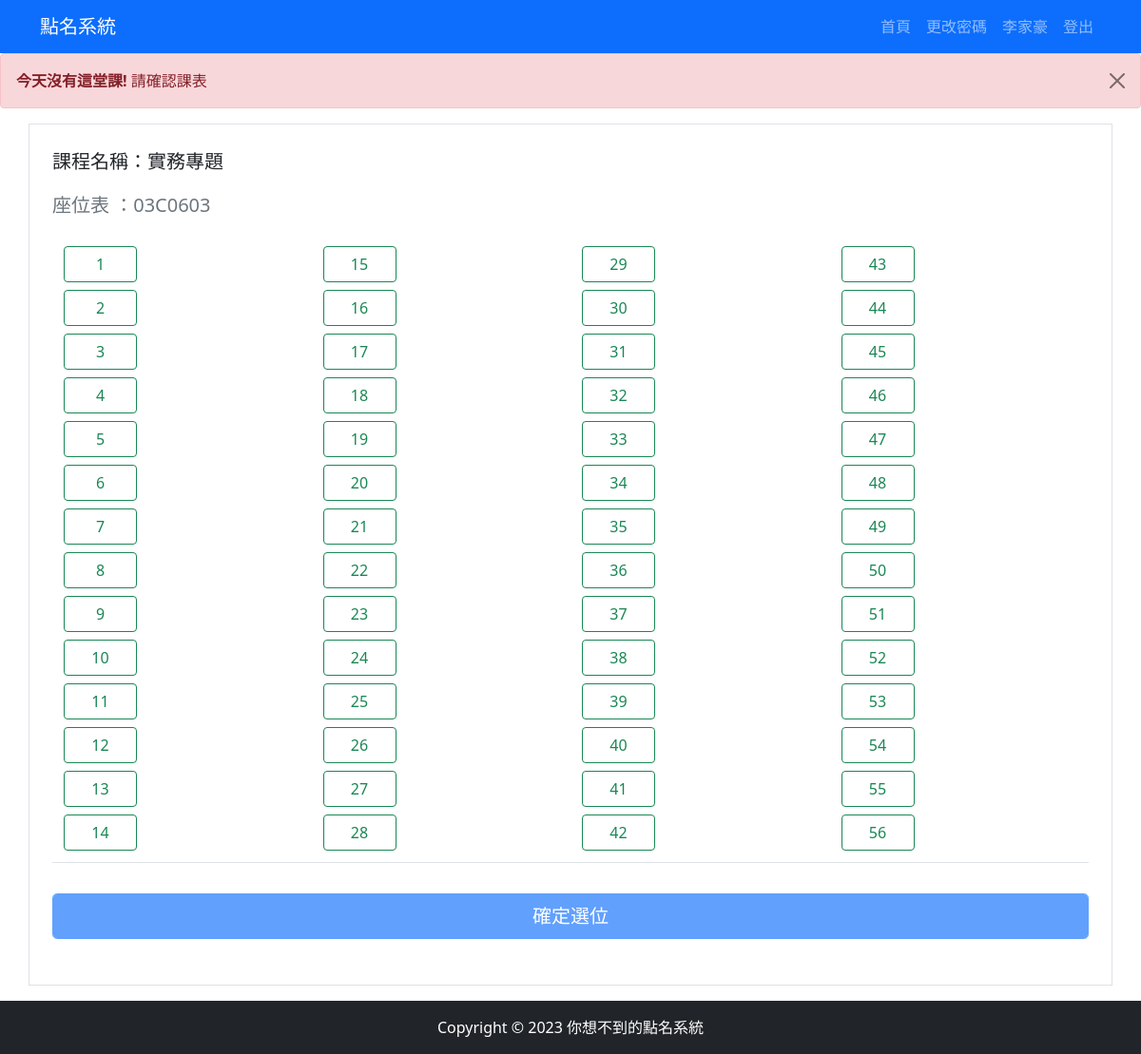
/course/實務專題/ (signed in), run on the app's committed database.
### loginapp/models.py (models this page shows, shortened)
class Student(models.Model):
    className = models.CharField(max_length=20, verbose_name='班級名稱')
    studentID = models.CharField(max_length=10, primary_key=True, verbose_name='學號')
    name = models.CharField(max_length=30, verbose_name='姓名')
    password = models.CharField(max_length=128, verbose_name='密碼')
    email = models.EmailField(max_length=254, verbose_name='email')
    is_student = models.BooleanField(default=True)
    is_teacher = models.BooleanField(default=False)
    def __str__(self):
        return self.name
    class Meta:
        verbose_name = '學生'
        verbose_name_plural = '學生列表'

class Course(models.Model):
    course_key = models.CharField(
        max_length=20, primary_key=True, default="", verbose_name="課程代碼")  # 課程代碼
    teacher_key = models.ForeignKey(
        Teacher, on_delete=models.CASCADE, verbose_name="教師代碼")  # 教師代碼
    course_name = models.CharField(max_length=20, verbose_name="課程名稱")  # 課程名稱
    department = models.CharField(max_length=20, verbose_name="科系")  # 科系
    course_grade = models.CharField(max_length=20, verbose_name="年級")  # 年級
    course_className = models.CharField(max_length=20, verbose_name="班別")  # 班別
    classroom = models.ForeignKey(
        Classroom, on_delete=models.CASCADE, verbose_name="教室代碼")  # 教室代碼
    seat = models.IntegerField(default=0, verbose_name="座位")  # 座位
    DAY_CHOICES = [
        (1, '星期一'),
        (2, '星期二'),
        (3, '星期三'),
        (4, '星期四'),
        (5, '星期五'),
        (6, '星期六'),
        (7, '星期天'),
    ]
    day_of_week = models.IntegerField(choices=DAY_CHOICES, default=1)
    class_time = models.TimeField(null=True, blank=True)  # 上課時間，默认为null，可以为空
    def __str__(self):
        return self.course_name
    class Meta:
        verbose_name = '課程'
        verbose_name_plural = '課程列表'

class Classroom(models.Model):
    classroom_key = models.CharField(max_length=20, primary_key=True, verbose_name='教室代碼')
    seat = models.IntegerField(default=0, verbose_name='座位')
    class Meta:
        verbose_name = '教室'
        verbose_name_plural = '教室列表'

### loginapp/views.py (the view, shortened to what this page needs)
# urls.py: path('course/<str:subject>/', views.course, name='course'),
def course(request, subject):
    username = request.session.get('username')
    position = request.session.get('position')
    current_time = datetime.now()
    if position == 'student':
        course_selection = Course_Selection.objects.filter(studentID=username)
        username2 = Student.objects.get(studentID=username)
    else:
        course = Course.objects.filter(teacher_key=username)
        username2 = Teacher.objects.get(teacher_key=username)
    seats_per_column = [57, 54, 50, 40, 30, 20, 10]
    print('username:', username2)
    print(subject)
    try:
        course = Course.objects.get(course_name=subject)
        courses = Course.objects.filter(course_name=subject)
        students = Course_Selection.objects.filter(
            course_key=course).values_list('studentID__studentID', 'studentID__name')
        print('學生:', students)
        classroom = course.classroom.classroom_key
        print('classroom:', classroom, type(classroom))
        print(course)
        print(courses.values_list()[0][0])
        cid = courses.values_list()[0][0]
        msg = "None"
        weeks_passed = calculate_week_number(current_time)
        print(weeks_passed)
        try:
            course_seat = Course_seat.objects.filter(
                course_id=cid, week_number=weeks_passed)
            print(course_seat)
        except Exception as e:
            print(e)
        seat_dict = {}
        username_dict = {}
        for i in range(1, course.classroom.seat + 1):
            seat_dict[str(i)] = 0
        for i in course_seat:
            seat_dict[str(i.number)] = i.student
        week = course.day_of_week
        print("星期:", week)
        current_day_of_week = current_time.weekday() + 1
        week_same = week == current_day_of_week
        print(week_same)
        if week_same == True:
            class_datetime = datetime.combine(
                datetime.today(), course.class_time)
            if position != 'teacher':
                if not (class_datetime - timedelta(minutes=10) < current_time < class_datetime + timedelta(minutes=10)):
                    msg = "選位時間未到/已過"
                    return render_course_template(request, subject, seat_dict, course, course_seat, username2, msg, seats_per_column, classroom, position, students)
        else:
            msg = "今天沒有這堂課"
            return render_course_template(request, subject, seat_dict, course, course_seat, username2, msg, seats_per_column, classroom, position, students)
    except Course.DoesNotExist:
        return render(request, "course_not_found.html", {"subject": subject})

### loginapp/views.py (called while the page is built)
def render_course_template(request, subject, seat_dict, course, course_seat, username2, msg=None, seats_per_column=None, classroom=None, position=None, students=None):
    return render(request, 'course.html', {
        "subject": subject,
        "seat": seat_dict,
        "course": course,
        "course_seat": course_seat,
        "username2": username2,
        "message": msg,
        "seats_per_column": seats_per_column,
        "classroom": classroom,
        "position": position,
        "students": students,
    })

def calculate_week_number(current_time):
    first_week_start_time = datetime(2023, 9, 10)
    weeks_passed = (current_time - first_week_start_time).days // 7 + 1
    return weeks_passed

### templates/course.html (shortened to what this page needs)
{% extends 'base.html' %}
{% block content %}
    {% if message == 'alert' %}
        <div class="alert alert-warning alert-dismissible fade show" role="alert">
            <strong>已選位!</strong> 請刪除選位後，再進行選擇
            <button type="button" class="btn-close" data-bs-dismiss="alert" aria-label="Close"></button>
        </div>
    {% elif message == 'tt' %}
        <div class="alert alert-danger alert-dismissible fade show" role="alert">
            <strong>請選位!</strong> 請選則座位後，再按確定選位
            <button type="button" class="btn-close" data-bs-dismiss="alert" aria-label="Close"></button>
        </div>
    {% elif message == '選位時間未到/已過' %}
        <div class="alert alert-danger alert-dismissible fade show" role="alert">
            <strong>選位時間未到/已過!</strong> 請確認課表
            <button type="button" class="btn-close" data-bs-dismiss="alert" aria-label="Close"></button>
        </div>
    {% elif message == '今天沒有這堂課' %}
        <div class="alert alert-danger alert-dismissible fade show" role="alert">
            <strong>今天沒有這堂課!</strong> 請確認課表
            <button type="button" class="btn-close" data-bs-dismiss="alert" aria-label="Close"></button>
        </div>
    {% endif %}
    <div class="container border">
        <div class="col-sm-12">
          <div class="container mt-4">
            <p class="fs-5">課程名稱：{{subject}}</p>
            <p class="fs-5 text-muted">座位表 ：{{classroom}}</p>
        </div>
            <div class="clearfix">
                <div class="col-12">
                    <form action="{% url 'course' subject=subject %}" class="mb-5" method="post">
                        <div class="container">
                            <div class="col-12">
                                <div class="table-responsive mt-3">
                                    {% if classroom == '03C0701' %}
                                        <div>
                                            <table class="table">
                                                {% for key, value in seat.items %}
                                                    {% if key != '0' %}
                                                        {% if forloop.counter0|divisibleby:10 and not forloop.first %}
                                                            </tr><tr>
                                                        {% endif %}
                                                        <td>
                                                            <div class="col-md-12 ">
                                                                {% if value == 0 %}
                                                                    <input value="{{ key }}" type="radio" class="btn-check"
                                                                        name="number" id="success-outlined-{{ key }}"
                                                                        autocomplete="off">
                                                                    <label style="width: 77px;" class="btn btn-outline-success m-1"
                                                                        for="success-outlined-{{ key }}">{{ key }}</label>
                                                                {% elif value != 0 %}
                                                                    <input value="{{ key }}" type="radio" class="btn-check"
                                                                        name="number" id="success-outlined-{{ key }}"
                                                                        autocomplete="off" disabled>
                                                                    <label style="width: 77px;" class="btn btn-success m-1"
                                                                        for="success-outlined-{{ key }}">{{ value }}</label>
                                                                {% endif %}
                                                            </div>
                                                        </td>
                                                        {% if forloop.counter in seats_per_column %}
                                                            </tr><tr>
                                                        {% endif %}
                                                    {% endif %}
                                                {% endfor %}
                                            </table>
                                        </div>
                                    {% elif message == '03C0602' or '03C0603' %}
                                        <table class="table">
                                            <tr>
                                                <td>
                                                    <div class="button-container">
                                                        {% for key, value in seat.items %}
                                                            {% if key != '0' %}
                                                                {% if forloop.counter0|divisibleby:14 and not forloop.first %}
                                                                    </div></td><td><div class="button-container">
                                                                {% endif %}
                                                                <div class="button">
                                                                    {% if value == 0 %}
                                                                        <label style="width: 77px;" class="btn btn-outline-success m-1"
                                                                            for="success-outlined-{{ key }}">{{ key }}</label>
                                                                    {% elif value != 0 %}
                                                                        <input value="{{ key }}" type="radio" class="btn-check"
                                                                            name="number" id="success-outlined-{{ key }}"
                                                                            autocomplete="off" disabled>
                                                                        <label style="width: 77px;" class="btn btn-success m-1"
                                                                            for="success-outlined-{{ key }}">{{ value }}</label>
                                                                    {% endif %}
                                                                </div>
                                                            {% endif %}
                                                        {% endfor %}
                                                    </div>
                                                </td>
                                            </tr>
                                        </table>
                                    {% endif %}
                                </div>
                                <div class="mt-3">
                                    {% if message == 'None' or  position == 'teacher' %}
                                        {% if message == '今天沒有這堂課' %}
                                            <input class="form-control btn btn-lg btn-primary" type="submit" value="確定選位" disabled>
                                        {% else %}
                                            <input class="form-control btn btn-lg btn-primary" type="submit" value="確定選位">
                                        {% endif %}
                                    {% else %}
                                        {% if message == 'alert' or message == 'tt' %}
                                            <input class="form-control btn btn-lg btn-primary" type="submit" value="確定選位" >
                                        {% else %}
                                            <input class="form-control btn btn-lg btn-primary" type="submit" value="確定選位" disabled>
                                        {% endif %}
                                    {% endif %}
                                </div>
                            </div>
                        </div>
                    </form>
                </div>
            </div>
        </div>
    </div>
{% endblock content %}

### templates/base.html (shortened to what this page needs)
<!doctype html>
{% load static %}
<html lang="en">
    <head>
        <link href="https://cdn.jsdelivr.net/npm/bootstrap@5.1.1/dist/css/bootstrap.min.css" rel="stylesheet"
>
    </head>
    <body>
        <nav class="navbar navbar-expand-lg navbar-dark bg-primary">
            <div class="container">
                <a class="navbar-brand" href="">點名系統</a>
                <div>
                    <ul class="navbar-nav">
                        <li class="nav-item">
                            <a class="nav-link" href="/index/">首頁</a>
                        </li>
                        <li class="nav-item">
                            <a class="nav-link" href="/change-password/">更改密碼</a>
                        </li>
                        {% if request.session.username %}
                        <li class="nav-item ">
                            <a class="nav-link" href="/index/">{{ username2 }}</a>
                        </li>
                        {% else %}
                        <li class="nav-item">
                            <a class="nav-link" href="/login/">登入</a>
                        </li>
                        {% endif %}
                        <li class="nav-item">
                            <a class="nav-link" href="/logout">登出</a>
                        </li>
                    </ul>
                </div>
            </div>
         </nav>
        {% block content %}{% endblock  %}
        <div>
           <br><br><br>
        </div>
        <footer class="py-3 bg-dark fixed-bottom">
           <div class="container">
               <p class="m-0 text-center text-white">Copyright &copy; 2023 你想不到的點名系統 </p>
           </div>
        </footer>
    </body>
</html>

### templates/course.html (style rules this page uses)
.table-responsive { width: 100%; margin-bottom: 0; }
.container { height: 100%; width: 100%; }

### data on the page
Student: name "李家豪"
Course: course_name "實務專題"
Classroom: classroom_key "03C0603"

### other printed values
{{ key }} "1" "2" "3" "4" "5" "6" "7" "8" "9" "10" "11" "12" "13" "14" "15" "16" "17" "18" "19" "20" "21" "22" "23" "24" "25" "26" "27" "28" "29" "30" "31" "32" "33" "34" "35" "36" "37" "38" "39" "40" "41" "42" "43" "44" "45" "46" "47" "48" "49" "50" "51" "52" "53" "54" "55" "56"
